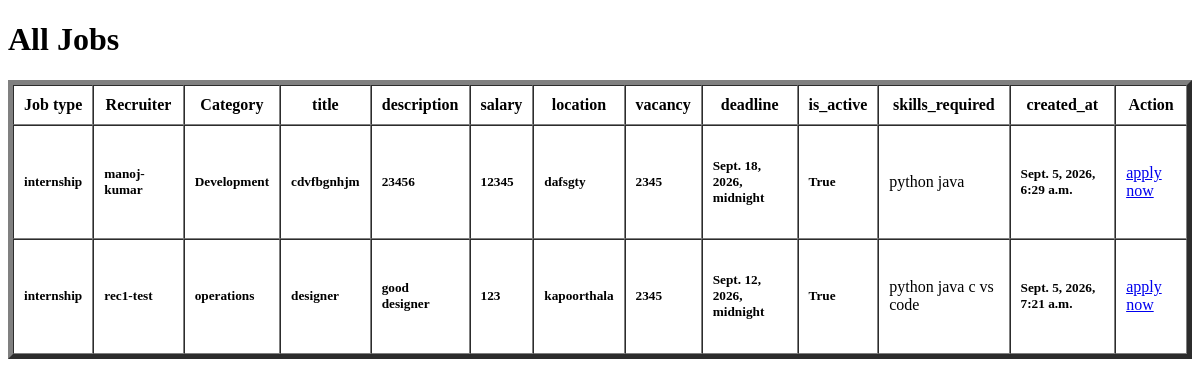
The page /js/jobs/ on the database as committed earlier.
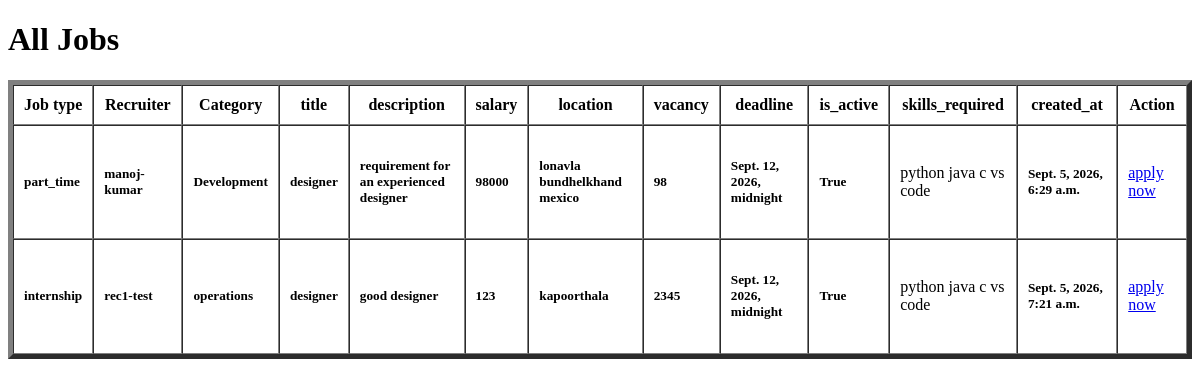
The same page on the database as committed later.
### recruiter/models.py (models this page shows, shortened)
class Job(models.Model):
    JOB_TYPE_CHOICES = (
        ('full_time' , 'Full Time'),
        ('part_time' , 'Part Time'),
        ('internship' , 'Internship'),
        ('contract' , 'Contract')
    )
    job_type = models.CharField(max_length=100 , choices=JOB_TYPE_CHOICES , default='part_time')
    recruiter = models.ForeignKey(Recruiter , on_delete=models.CASCADE , related_name="jobs")
    category = models.ForeignKey(JobCategory , on_delete=models.CASCADE , related_name="jobs")
    title = models.CharField(max_length=255)
    description = models.TextField()
    salary = models.PositiveIntegerField(default=0)
    location = models.TextField()
    vacancy = models.PositiveIntegerField()
    deadline = models.DateTimeField(null=True , blank=True)
    is_active = models.BooleanField(default=True)
    skills_required = models.ManyToManyField(Skill , related_name="jobs")
    created_at = models.DateTimeField(auto_now_add=True)
    updated_at = models.DateTimeField(auto_now=True)

class JobCategory(models.Model):
    category_name = models.CharField(max_length=255)
    created_at = models.DateTimeField(auto_now_add=True)
    def __str__(self):
        return self.category_name

### accounts/models.py (models this page shows, shortened)
class Recruiter(models.Model):
    user = models.OneToOneField(AppUser, on_delete=models.CASCADE , related_name="recruiter")
    company = models.ForeignKey(Company , on_delete=models.CASCADE , related_name="company" , null=True , blank=True )
    designation = models.CharField(max_length=100)
    craeted_at = models.DateTimeField(auto_now_add=True)
    updated_at = models.DateTimeField(auto_now=True)
    def __str__(self):
        return f"{self.user.first_name}-{self.user.last_name}"

class AppUser(models.Model):
    GENDER_CHOICES = (('male','Male'),('female','Female'),('others','Others'))
    USER_TYPE = (("recruiter" , "Recruiter") , ("jobseeker" , "Jobseeker"))
    first_name = models.CharField(max_length=255)
    last_name = models.CharField(max_length=255)
    gender = models.CharField(max_length =255 ,choices=GENDER_CHOICES , default="others" )
    email = models.EmailField(unique=True)
    contact_no = models.CharField(max_length=50)
    u_type = models.CharField(max_length=30 , choices=USER_TYPE , default="jobseeker")
    password = models.CharField(max_length=50)
    created_at = models.DateTimeField(auto_now_add=True)
    updated_at = models.DateTimeField(auto_now=True)

class Skill(models.Model):
    skill_name = models.CharField(max_length = 255 , unique=True)
    created_at = models.DateTimeField(auto_now_add=True)

### jobseeker/views.py (the view)
# urls.py: path("jobs/" , views.showJobs , name="jobs"),
def showJobs(request):
    jobs = Job.objects.filter(is_active=True)
    return render(request , "jobseeker/jobs.html" , {"jobs":jobs})

### jobseeker/templates/jobseeker/jobs.html (shortened to what this page needs)
<!DOCTYPE html>
<html lang="en">
<head>
</head>
<body>
    <h1>All Jobs </h1>
    <table border="5px" cellspacing="0" cellpadding="10px">
        <tr>
            <th>Job type </th>
            <th>Recruiter</th>
            <th>Category</th>
            <th>title</th>
            <th>description</th>
            <th>salary</th>
            <th>location</th>
            <th>vacancy</th>
            <th>deadline</th>
            <th>is_active</th>
            <th>skills_required</th>
            <th>created_at</th>
            <th>Action</th>
        </tr>
        {% for job in jobs %}
        <tr>
            <td><h5>{{job.job_type}}</h5></td>
            <td><h5>{{job.recruiter}}</h5></td>
            <td><h5>{{job.category}}</h5></td>
            <td><h5>{{job.title}}</h5></td>
            <td><h5>{{job.description}}</h5></td>
            <td><h5>{{job.salary}}</h5></td>
            <td><h5>{{job.location}}</h5></td>
            <td><h5>{{job.vacancy}}</h5></td>
            <td><h5>{{job.deadline}}</h5></td>
            <td><h5>{{job.is_active}}</h5></td>
            <td>{% for skills in job.skills_required.all %}
                {{skills.skill_name}}
                {% endfor %}
            </td>
            <td><h5>{{job.created_at}}</h5></td>
            <td><a href="#">apply now</a></td>
        </tr>
        {% endfor %}
    </table>
</body>
</html>

Rows that differ between the two databases and show on the page:
changed Job "manoj-kumar": job_type "internship" → "part_time"; title "cdvfbgnhjm" → "designer"; description "23456" → "requirement for an experienced designer"; salary "12345" → "98000"; location "dafsgty" → "lonavla bundhelkhand mexico"; vacancy "2345" → "98"; deadline "Sept. 18, 2026, midnight" → "Sept. 12, 2026, midnight"; gains Skill (skill_name "c"); gains Skill (skill_name "vs code")
